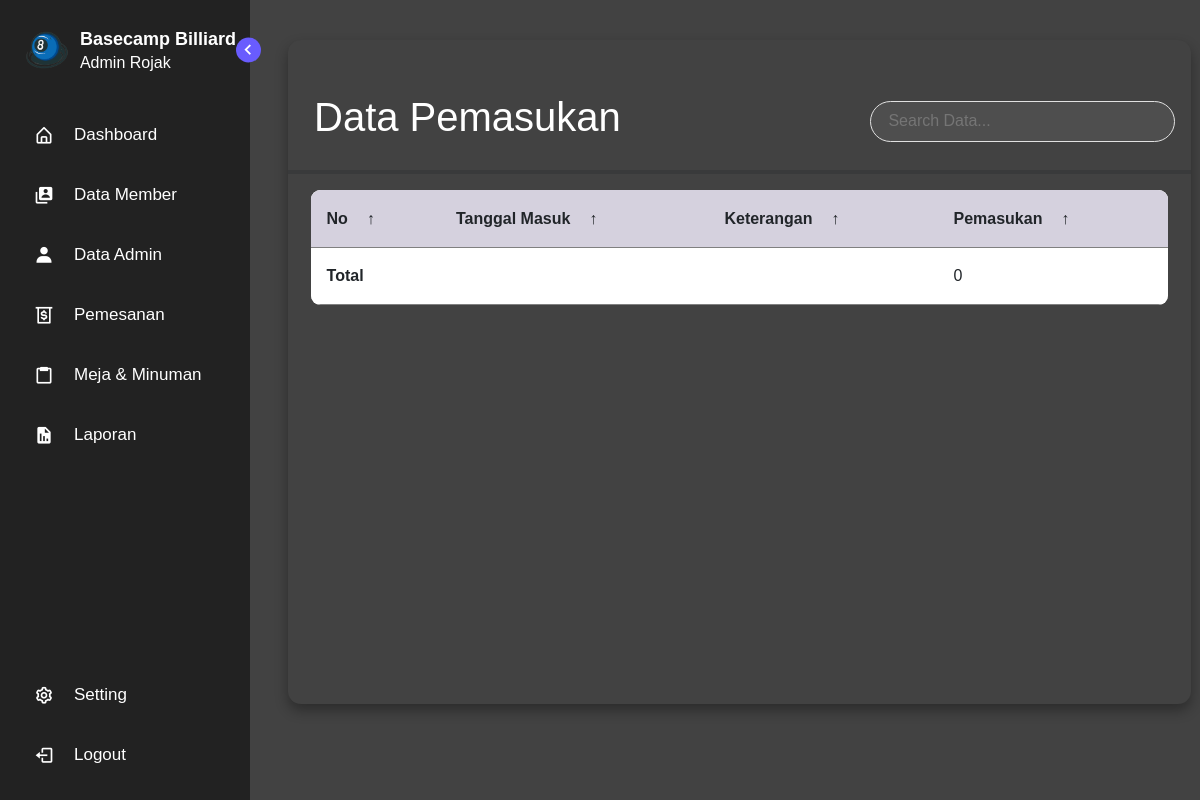
Before: /index.php?page=pemasukan (signed in) with the older database file.
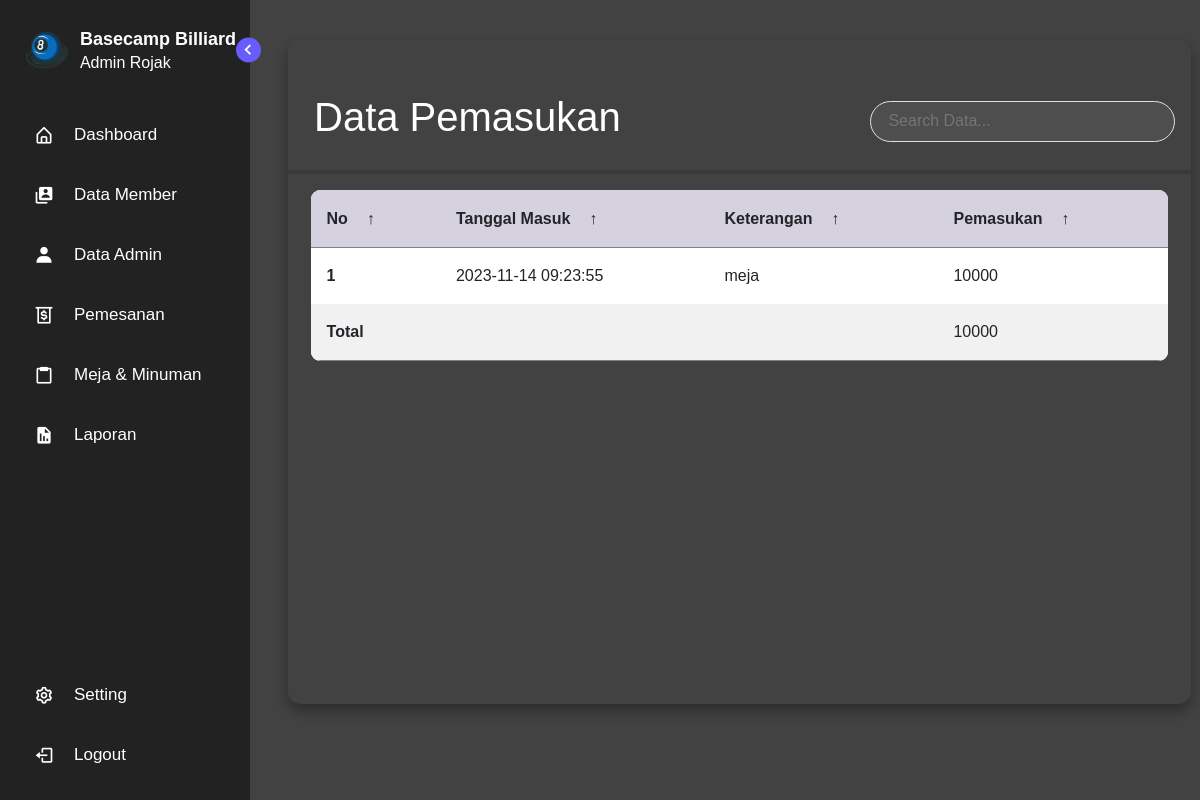
After: the same page with the newer database file.
### tables this page shows
CREATE TABLE `pemasukan` (
  `idp` int(11) NOT NULL,
  `tgl` datetime NOT NULL,
  `keterangan` varchar(255) NOT NULL,
  `pemasukan` varchar(255) NOT NULL
);

### functions.php (called while the page is built, shortened)
<?php
$conn = mysqli_connect("localhost", "root", "", "db_futsal");
function query($query)
{
  global $conn;
  $result = mysqli_query($conn, $query);
  $rows = [];
  while ($row = mysqli_fetch_assoc($result)) {
    $rows[] = $row;
  }
  return $rows;
}
 ?>

### admin/pemasukan.php (the view, shortened to what this page needs)
<?php
include_once(__DIR__ . '/../functions.php');
$pemasukan = query("SELECT * FROM pemasukan");
?>
<link rel="stylesheet" href="../css/form.css">
<main class="table">
    <section class="table__header mt-5">
        <h1 style="margin-left:10px;">Data Pemasukan</h1>
        <div class="input-group">
    <input type="search" name="search" id="searchInput" oninput="searchTable()" placeholder="Search Data...">
    </div>
    </section>
    <hr>
    <section class="table__body">
        <table>
            <thead>
                <tr>
                    <th> No <span class="icon-arrow">&UpArrow;</span></th>
                    <th> Tanggal Masuk <span class="icon-arrow">&UpArrow;</span></th>
                    <th> Keterangan <span class="icon-arrow">&UpArrow;</span></th>
                    <th> Pemasukan <span class="icon-arrow">&UpArrow;</span></th>
                </tr>
            </thead>
            <tbody id="dataTable">
                <?php $i = 1; ?>
                <?php $totalPemasukan = 0; ?>
                <?php foreach ($pemasukan as $row) : ?>
                    <tr>
                        <th scope="row"><?= $i; ?></th>
                        <td><?= $row["tgl"]; ?></td>
                        <td><?= $row["keterangan"]; ?></td>
                        <td><?= $row["pemasukan"]; ?></td>
                    </tr>
                    <?php
                    $totalPemasukan += $row["pemasukan"];
                    $i++;
                    ?>
                <?php endforeach; ?>
                <tr>
                    <th scope="row" colspan="3">Total</th>
                    <td><?= $totalPemasukan; ?></td>
                </tr>
            </tbody>
        </table>
    </section>
</main>

### index.php (shortened to what this page needs)
<?php
require "functions.php";
?>
<!DOCTYPE html>
<html lang="en">
<head>
    <link rel="stylesheet" href="css/style.css">
    <link href='https://unpkg.com/boxicons@2.1.1/css/boxicons.min.css' rel='stylesheet'>
    <link rel="stylesheet" href="https://cdn.jsdelivr.net/npm/bootstrap@5.3.0/dist/css/bootstrap.min.css">
</head>
<body>
    <nav class="sidebar">
        <header>
            <div class="image-text">
                <span class="image">
                    <img src="../logo.png" class="logo" style="width: 80px;" alt="">
                </span>
                <div class="text logo-text">
                    <span class="name">Basecamp Billiard</span>
                    <span class="profession"><?= $_SESSION["nama"]; ?></span>
                </div>
            </div>
            <i class='bx bx-chevron-right toggle'></i>
        </header>
        <div class="menu-bar">
            <div class="menu">
                <ul class="menu-links">
                    <li class="nav-link">
                        <a href="index.php?page=home">
                            <i class='bx bx-home-alt icon'></i>
                            <span class="text nav-text">Dashboard</span>
                        </a>
                    </li>
                    <li class="nav-link">
                        <a href="index.php?page=member">
                            <i class='bx bxs-user-account icon'></i>
                            <span class="text nav-text">Data Member</span>
                        </a>
                    </li>
                    <li class="nav-link">
                        <a href="index.php?page=admin">
                            <i class='bx bxs-user icon'></i>
                            <span class="text nav-text">Data Admin</span>
                        </a>
                    </li>
                    <li class="nav-link">
                        <a href="#sidemenu2" data-bs-toggle="collapse" aria-current="page">
                            <i class='bx bx-money-withdraw icon'></i>
                            <span class="text nav-text">Pemesanan</span>
                        </a>
                    </li>
                    <li class="nav-link down">
                        <a href="#sidemenu" data-bs-toggle="collapse" aria-current="page">
                            <i class='bx bx-clipboard icon'></i>
                            <span class="text nav-text">Meja & Minuman</span>
                        </a>
                    </li>
                    <li class="nav-link">
                        <a href="#sidemenu1" data-bs-toggle="collapse" aria-current="page">
                            <i class='bx bxs-report icon'></i>
                            <span class="text nav-text">Laporan</span>
                        </a>
                    </li>
                </ul>
            </div>
            <div class="bottom-content">
                <li class="">
                    <a href="index.php?page=setting">
                        <i class='bx bx-cog icon'></i>
                        <span class="text nav-text">Setting</span>
                    </a>
                </li>
                <li class="">
                    <a href="../logout.php">
                        <i class='bx bx-log-out icon'></i>
                        <span class="text nav-text">Logout</span>
                    </a>
                </li>
            </div>
        </div>
    </nav>
    <section class="home">
        <div class="text"></div>
        <?php
        if (isset($_GET['page'])) {
            $page = $_GET['page'];
            switch ($page) {
                case 'pemasukan':
                    include 'admin/pemasukan.php';
                    break;
            }
        } else {
            include 'admin/setting.php';
        }
        ?>
    </section>
</body>
</html>

### css/style.css (style rules this page uses)
* { margin: 0; padding: 0; box-sizing: border-box; font-family: 'Poppins', sans-serif; }
:root { --body-color: #E4E9F7; --sidebar-color: #FFF; --primary-color: #695CFE; --primary-color-light: #F6F5FF; --toggle-color: #DDD; --text-color: #707070; --tran-03: all 0.2s ease; --tran-03: all 0.3s ease; --tran-04: all 0.3s ease; --tran-05: all 0.3s ease; }
body { min-height: 100vh; background-color: var(--body-color); transition: var(--tran-05); }
.sidebar { position: fixed; top: 0; left: 0; height: 100%; width: 250px; padding: 10px 14px; background: #222222; transition: var(--tran-05); z-index: 100; }
.sidebar li { height: 50px; list-style: none; display: flex; align-items: center; margin-top: 10px; }
.sidebar header .image, .sidebar .icon { min-width: 60px; border-radius: 6px; }
.sidebar .icon { min-width: 60px; border-radius: 6px; height: 100%; display: flex; align-items: center; justify-content: center; font-size: 20px; }
.sidebar .text, .sidebar .icon { color: #fff; transition: var(--tran-03); }
.sidebar .text { font-size: 17px; font-weight: 500; white-space: nowrap; opacity: 1; }
.sidebar header { position: relative; }
.sidebar header .image-text { display: flex; align-items: center; }
.sidebar header .logo-text { display: flex; flex-direction: column; }
header .image-text .name { margin-top: 2px; font-size: 18px; font-weight: 600; }
header .image-text .profession { font-size: 16px; margin-top: -2px; display: block; }
.sidebar header .image { display: flex; align-items: center; justify-content: center; }
.sidebar header .image img { width: 40px; border-radius: 6px; }
.sidebar header .toggle { position: absolute; top: 50%; right: -25px; transform: translateY(-50%) rotate(180deg); height: 25px; width: 25px; background-color: var(--primary-color); color: var(--sidebar-color); border-radius: 50%; display: flex; align-items: center; justify-content: center; font-size: 22px; cursor: pointer; transition: var(--tran-05); }
.sidebar .menu { margin-top: 10px; }
.sidebar li a { list-style: none; height: 100%; background-color: transparent; display: flex; align-items: center; height: 100%; width: 100%; border-radius: 6px; text-decoration: none; transition: var(--tran-03); }
.sidebar .menu-bar { height: calc(100% - 90px); display: flex; flex-direction: column; justify-content: space-between; overflow-y: scroll; }
.home { position: absolute; top: 0; top: 0; left: 250px; height: 100vh; width: calc(100% - 250px); background-color: #424242; transition: var(--tran-05); }
.home .text { font-size: 30px; font-weight: 500; color: #fff; padding: 12px 60px; }
.sidebar .menu-bar .menu-links { padding: 0px; }

Changed rows visible on the page:
added pemasukan: tgl "2023-11-14 09:23:55", keterangan "meja", pemasukan "10000"
Other visible differences:
$totalPemasukan: "0" → "10000"
